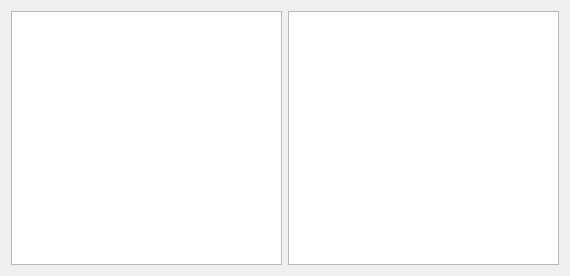
<?xml version="1.0" encoding="UTF-8"?>
<ui version="4.0">
 <class>Widget</class>
 <widget class="QWidget" name="Widget">
  <property name="geometry">
   <rect>
    <x>0</x>
    <y>0</y>
    <width>570</width>
    <height>276</height>
   </rect>
  </property>
  <property name="windowTitle">
   <string>Widget</string>
  </property>
  <layout class="QHBoxLayout" name="horizontalLayout">
   <item>
    <widget class="QTreeView" name="treeView"/>
   </item>
   <item>
    <widget class="QTableView" name="tableView"/>
   </item>
  </layout>
 </widget>
 <resources/>
 <connections/>
</ui>
